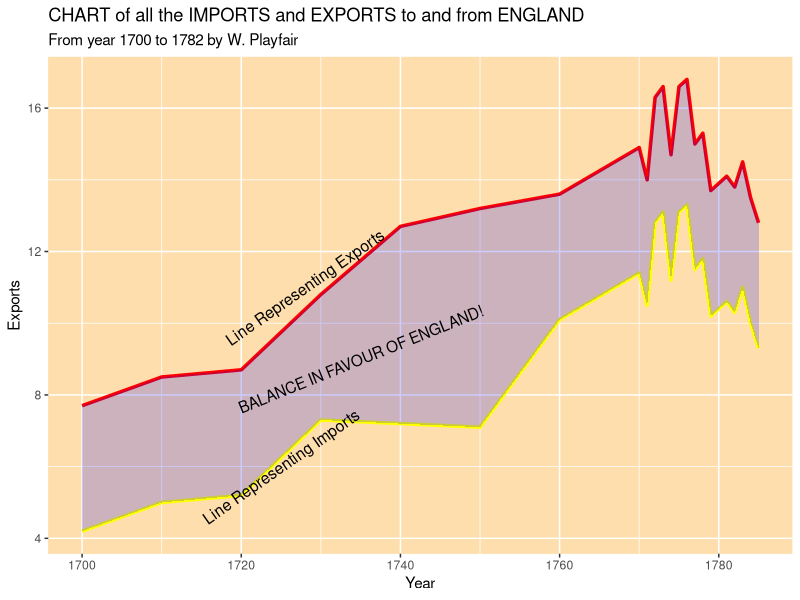

Recreate this plot in R.


Year <- c(1700, 1710, 1720, 1730, 1740, 1750, 1760, 1770, 1771, 1772, 1773, 1774, 1775, 1776, 1777, 1778, 1779, 1780, 1781, 1782,
       1783, 1784, 1785)
Imports <- c(4.2, 5, 5.2, 7.3, 7.2, 7.1, 10.1, 11.4, 10.5, 12.8, 13.1, 11.2, 13.1, 13.3, 11.5, 11.8, 10.2, 10.4, 10.6, 10.3, 11, 10, 9.3)
Exports <- c(4.2, 5, 5.2, 7.3, 9.2, 9.7, 10.1, 11.4, 10.5, 12.8, 13.1, 11.2, 13.1, 13.3, 11.5, 11.8, 10.2, 10.4, 10.6, 10.3, 11, 10, 9.3)
Exports <- Exports + 3.5
data <- data.frame(Year, Imports, Exports)

library(ggplot2)

p <- ggplot(data, aes(x = Year, y = Exports)) +
  geom_line(aes(y = Imports), lwd = 1.2, col = "yellow") + 
  geom_line(aes(y = Exports), lwd = 1.2, col = "red") + 
  geom_ribbon(aes(ymin = Exports, ymax = Imports), fill = "blue", alpha = .2) +
  annotate("text",
           x = 1735,
           y = 9,
           label = "BALANCE IN FAVOUR OF ENGLAND!",
           angle='22') +
  annotate("text",
           x = 1728,
           y = 11,
           label = "Line Representing Exports",
           angle='35',
           size = 4) +
  annotate("text",
           x = 1725,
           y = 6,
           label = "Line Representing Imports",
           angle='35',
           size = 4) +
  labs(title = "CHART of all the IMPORTS and EXPORTS to and from ENGLAND",
       subtitle = "From year 1700 to 1782 by W. Playfair") 

p + theme(
  panel.background = element_rect(fill = "navajowhite1",
                                  colour = "navajowhite1",
                                  size = 0.5, linetype = "solid"),
  panel.grid.major = element_line(size = 0.5, linetype = 'solid',
                                  colour = "white"), 
  panel.grid.minor = element_line(size = 0.25, linetype = 'solid',
                                  colour = "white")
)

